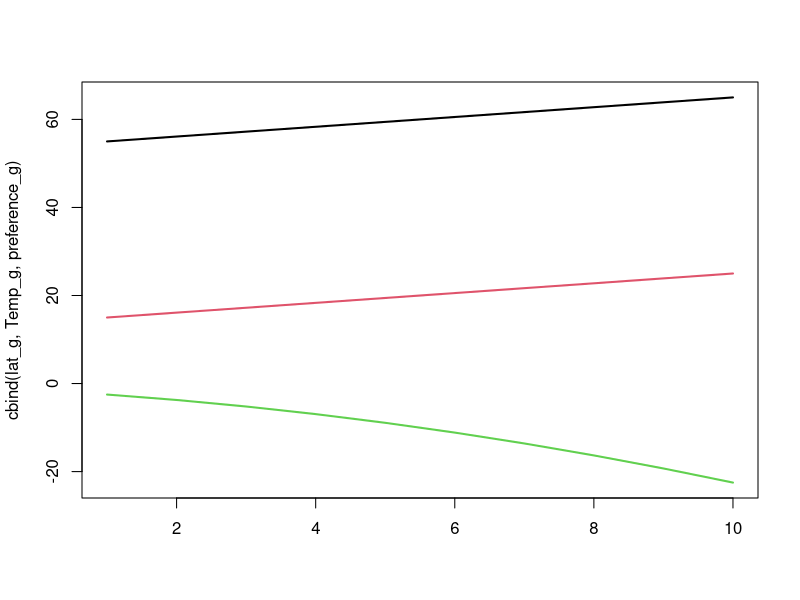
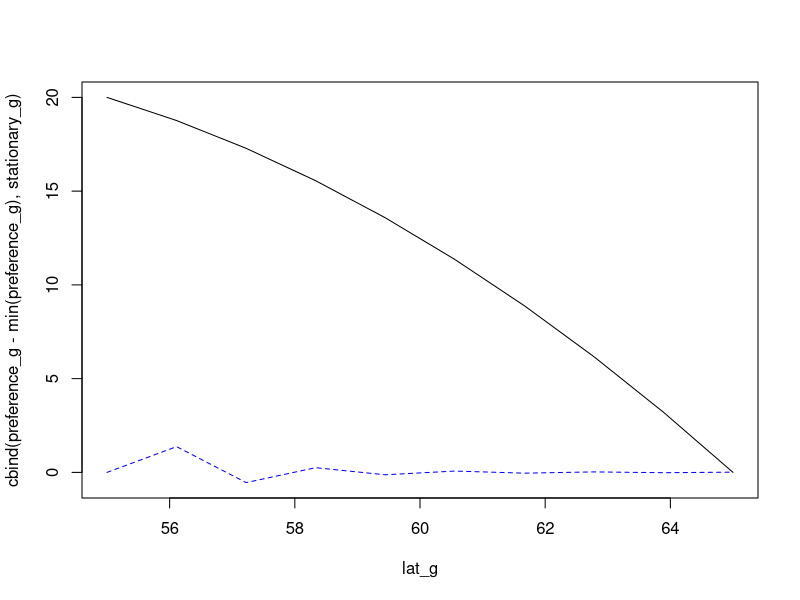

Recreate these plots in R, in order.

#library(Matrix)
n_g = 10

# Domain characteristics
lat_g = seq(55, 65, length=n_g)
Temp_g = seq(15, 25, length=n_g)

# Parameters
diffusion = 0.8^2
preference_g = -0.1 * (Temp_g - 10)^2

# plot
matplot( cbind(lat_g,Temp_g,preference_g), type="l", lty="solid", lwd=2 )

# Movement operator
A_gg = ifelse( round(abs(outer(lat_g,lat_g,"-")),2) == round(mean(diff(lat_g)),2), 1, 0 )
 A_gg[1,2] <- 0
 A_gg[2,1] <- 0

# Diffusion
diffusion_gg = A_gg * diffusion
diag(diffusion_gg) = -1 * colSums(diffusion_gg)
# Taxis
taxis_gg = A_gg * outer(preference_g, preference_g, "-")
diag(taxis_gg) = -1 * colSums(taxis_gg)
# Total
mrate_gg = diffusion_gg + taxis_gg
# Annualized
mfraction_gg = Matrix::expm(mrate_gg)

# Stationary distribution
stationary_g = eigen(mfraction_gg)$vectors[,1]
stationary_g = stationary_g / sum(stationary_g)

#
matplot( x=lat_g, y=cbind(preference_g-min(preference_g),stationary_g), type="l", col=c("black","blue") )

# n(t+1) = Mrate_gg * n(t)
